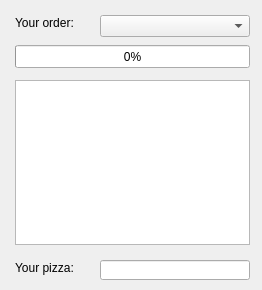
<?xml version="1.0" encoding="UTF-8"?>
<ui version="4.0">
 <class>MainWindow</class>
 <widget class="QMainWindow" name="MainWindow">
  <property name="geometry">
   <rect>
    <x>0</x>
    <y>0</y>
    <width>262</width>
    <height>290</height>
   </rect>
  </property>
  <property name="windowTitle">
   <string>MainWindow</string>
  </property>
  <widget class="QWidget" name="centralwidget">
   <widget class="QComboBox" name="PizzaEnumCombo">
    <property name="geometry">
     <rect>
      <x>100</x>
      <y>15</y>
      <width>150</width>
      <height>22</height>
     </rect>
    </property>
    <property name="font">
     <font>
      <pointsize>8</pointsize>
     </font>
    </property>
   </widget>
   <widget class="QLabel" name="LabelUOrder">
    <property name="geometry">
     <rect>
      <x>15</x>
      <y>15</y>
      <width>75</width>
      <height>16</height>
     </rect>
    </property>
    <property name="text">
     <string>Your order:</string>
    </property>
   </widget>
   <widget class="QLineEdit" name="YourPizza">
    <property name="enabled">
     <bool>true</bool>
    </property>
    <property name="geometry">
     <rect>
      <x>100</x>
      <y>260</y>
      <width>150</width>
      <height>20</height>
     </rect>
    </property>
    <property name="text">
     <string/>
    </property>
   </widget>
   <widget class="QLabel" name="LabelUPizza">
    <property name="geometry">
     <rect>
      <x>15</x>
      <y>260</y>
      <width>75</width>
      <height>16</height>
     </rect>
    </property>
    <property name="text">
     <string>Your pizza:</string>
    </property>
   </widget>
   <widget class="QTextEdit" name="InfoCooking">
    <property name="geometry">
     <rect>
      <x>15</x>
      <y>80</y>
      <width>235</width>
      <height>165</height>
     </rect>
    </property>
   </widget>
   <widget class="QProgressBar" name="progressBar">
    <property name="geometry">
     <rect>
      <x>15</x>
      <y>45</y>
      <width>235</width>
      <height>23</height>
     </rect>
    </property>
    <property name="value">
     <number>0</number>
    </property>
   </widget>
  </widget>
 </widget>
 <resources/>
 <connections/>
</ui>
